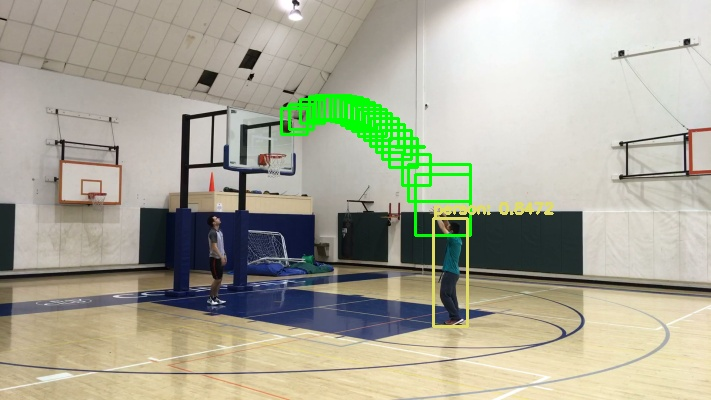
#> input picture yolo_image3.jpg, 711 x 400 px, given in place of the camera
$ python ball-tracking.py   (older library calls are emulated)
#> lines starting #> are read from the running program, lines starting #| are printed output that depends on the picture
from imutils.video import VideoStream
import argparse
import imutils
import time
import cv2
import numpy as np


def detect_ball(image):
    params = cv2.SimpleBlobDetector_Params()
    # Filter by Convexity
    params.filterByConvexity = True
    params.minConvexity = 0.87

    params.minThreshold = 10
    params.maxThreshold = 200

    # Filter by Inertia
    params.filterByInertia = True
    params.minInertiaRatio = 0.5

    # Filter by Circularity
    params.filterByCircularity = True
    params.minCircularity = 0.1

    params.filterByArea = True
    params.minArea = 200
    # params.maxArea = 400

    detector = cv2.SimpleBlobDetector_create(params)
    key_points = detector.detect(image)
    return key_points


ap = argparse.ArgumentParser()
ap.add_argument("-v", "--video", help="path to the video file")
ap.add_argument("-a", "--min-area", type=int, default=500, help="minimum area size")
args = vars(ap.parse_args())

if args.get("video", None) is None:
    vs = VideoStream(src=0).start()
    time.sleep(2.0)

else:
    vs = cv2.VideoCapture(args["video"])

firstFrame = None

fgbg = cv2.createBackgroundSubtractorMOG2()
# fff = cv2.bgsegm.createBackgroundSubtractorMOG()
# kernel = np.ones((7, 7), np.uint8)
kernel = cv2.getStructuringElement(cv2.MORPH_RECT, (7, 7))


while True:
    # grab the current frame
    frame = vs.read()
#> frame is the input picture: shape (400, 711, 3); mean B, G, R 151.8, 169.3, 169.6
    frame = frame if args.get("video", None) is None else frame[1]

    # if the frame could not be grabbed, then we have reached the end
    # of the video
    if frame is None:
        break

    # resize the frame, convert it to grayscale
    frame = imutils.resize(frame, width=400)
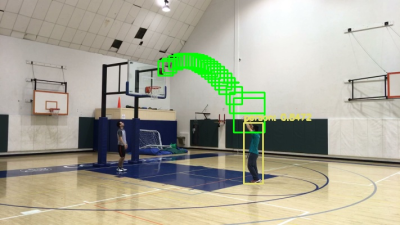
#> frame: shape (225, 400, 3); mean B, G, R 151.8, 169.3, 169.6
    gray = cv2.cvtColor(frame, cv2.COLOR_BGR2GRAY)
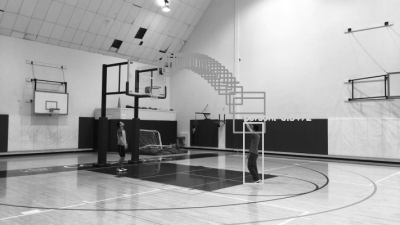
#> gray: shape (225, 400); min 8, max 255, mean 167.4
    # blurred = cv2.GaussianBlur(gray, (5, 5), 0)

    # if the first frame is None, initialize it
    if firstFrame is None:
        firstFrame = gray
        continue


    fgmask = fgbg.apply(gray)
    closing = cv2.morphologyEx(fgmask, cv2.MORPH_CLOSE, kernel)
    opening = cv2.morphologyEx(closing, cv2.MORPH_OPEN, kernel)
    # blurred = cv2.GaussianBlur(opening, (5, 5), 0)
    # frameDelta = cv2.absdiff(firstFrame, opening)
    # thresh = cv2.threshold(fgmask, 25, 255, cv2.THRESH_BINARY)[1]

    # dilate the opening image to fill in holes, then find contours
    # on thresholded image
    thresh = cv2.dilate(opening, kernel, iterations=2)
    # th = thresh[thresh < 240] = 0
    cnts = cv2.findContours(thresh.copy(), cv2.RETR_EXTERNAL,
                            cv2.CHAIN_APPROX_SIMPLE)
    cnts = cnts[0] if imutils.is_cv2() else cnts[1]

    # loop over the contours
    for c in cnts:
        # if the contour is too small, ignore it
        if cv2.contourArea(c) < args["min_area"]:
            continue

        # compute the bounding box for the contour, find ball with blob detection, draw it on the frame
        (x, y, w, h) = cv2.boundingRect(c)
        roi = frame[y: (y + h), x: (x + w)]
        key_points = detect_ball(roi)
        if len(key_points) > 0:
            cv2.rectangle(frame, (x, y), (x + w, y + h), (0, 255, 0), 2)

    # show the frame and record if the user presses a key
    cv2.imshow("Frame", frame)
    cv2.imshow("Thresh", thresh)
    # cv2.imshow("Opening", opening)
    cv2.imshow("Mask", fgmask)
    key = cv2.waitKey(1) & 0xFF

    # if the `q` key is pressed, break from the lop
    if key == ord("q"):
        break

# cleanup the camera and close any open windows
vs.stop() if args.get("video", None) is None else vs.release()
cv2.destroyAllWindows()
